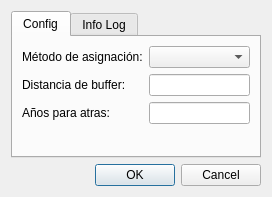
<?xml version="1.0" encoding="UTF-8"?>
<ui version="4.0">
 <class>dlg_assignation</class>
 <widget class="QDialog" name="dlg_assignation">
  <property name="geometry">
   <rect>
    <x>0</x>
    <y>0</y>
    <width>272</width>
    <height>197</height>
   </rect>
  </property>
  <property name="windowTitle">
   <string>ASIGNACIÓN ROTURAS</string>
  </property>
  <layout class="QGridLayout" name="gridLayout">
   <item row="2" column="1">
    <widget class="QDialogButtonBox" name="buttonBox">
     <property name="orientation">
      <enum>Qt::Horizontal</enum>
     </property>
     <property name="standardButtons">
      <set>QDialogButtonBox::Cancel|QDialogButtonBox::Ok</set>
     </property>
    </widget>
   </item>
   <item row="0" column="0" colspan="2">
    <widget class="QTabWidget" name="mainTab">
     <property name="currentIndex">
      <number>0</number>
     </property>
     <widget class="QWidget" name="tab_config">
      <property name="whatsThis">
       <string/>
      </property>
      <attribute name="title">
       <string>Config</string>
      </attribute>
      <layout class="QGridLayout" name="gridLayout_2">
       <item row="0" column="0">
        <widget class="QLabel" name="lbl_method">
         <property name="text">
          <string>Método de asignación:</string>
         </property>
        </widget>
       </item>
       <item row="2" column="1">
        <widget class="QLineEdit" name="txt_years"/>
       </item>
       <item row="1" column="1">
        <widget class="QLineEdit" name="txt_buffer"/>
       </item>
       <item row="2" column="0">
        <widget class="QLabel" name="lbl_years">
         <property name="text">
          <string>Años para atras:</string>
         </property>
        </widget>
       </item>
       <item row="1" column="0">
        <widget class="QLabel" name="lbl_buffer">
         <property name="text">
          <string>Distancia de buffer:</string>
         </property>
        </widget>
       </item>
       <item row="0" column="1">
        <widget class="QComboBox" name="cmb_method"/>
       </item>
       <item row="3" column="0">
        <spacer name="verticalSpacer">
         <property name="orientation">
          <enum>Qt::Vertical</enum>
         </property>
         <property name="sizeHint" stdset="0">
          <size>
           <width>20</width>
           <height>40</height>
          </size>
         </property>
        </spacer>
       </item>
      </layout>
     </widget>
     <widget class="QWidget" name="tab_infolog">
      <attribute name="title">
       <string>Info Log</string>
      </attribute>
      <layout class="QGridLayout" name="gridLayout_3">
       <item row="0" column="0">
        <widget class="QTextEdit" name="txt_infolog"/>
       </item>
       <item row="1" column="0">
        <widget class="QProgressBar" name="progressBar">
         <property name="value">
          <number>0</number>
         </property>
        </widget>
       </item>
      </layout>
     </widget>
    </widget>
   </item>
   <item row="2" column="0">
    <widget class="QLabel" name="lbl_timer">
     <property name="text">
      <string/>
     </property>
    </widget>
   </item>
  </layout>
 </widget>
 <resources/>
 <connections>
  <connection>
   <sender>buttonBox</sender>
   <signal>accepted()</signal>
   <receiver>dlg_assignation</receiver>
   <slot>accept()</slot>
   <hints>
    <hint type="sourcelabel">
     <x>248</x>
     <y>254</y>
    </hint>
    <hint type="destinationlabel">
     <x>157</x>
     <y>274</y>
    </hint>
   </hints>
  </connection>
  <connection>
   <sender>buttonBox</sender>
   <signal>rejected()</signal>
   <receiver>dlg_assignation</receiver>
   <slot>reject()</slot>
   <hints>
    <hint type="sourcelabel">
     <x>316</x>
     <y>260</y>
    </hint>
    <hint type="destinationlabel">
     <x>286</x>
     <y>274</y>
    </hint>
   </hints>
  </connection>
 </connections>
</ui>
